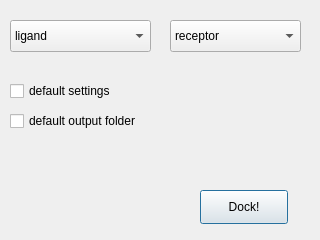
<?xml version="1.0" encoding="UTF-8"?>
<ui version="4.0">
 <class>Dialog</class>
 <widget class="QDialog" name="Dialog">
  <property name="geometry">
   <rect>
    <x>0</x>
    <y>0</y>
    <width>320</width>
    <height>240</height>
   </rect>
  </property>
  <property name="windowTitle">
   <string>Dialog</string>
  </property>
  <widget class="QComboBox" name="ligand_combobox">
   <property name="geometry">
    <rect>
     <x>10</x>
     <y>20</y>
     <width>141</width>
     <height>32</height>
    </rect>
   </property>
   <item>
    <property name="text">
     <string>ligand</string>
    </property>
   </item>
  </widget>
  <widget class="QComboBox" name="receptor_combobox">
   <property name="geometry">
    <rect>
     <x>170</x>
     <y>20</y>
     <width>131</width>
     <height>32</height>
    </rect>
   </property>
   <item>
    <property name="text">
     <string>receptor</string>
    </property>
   </item>
  </widget>
  <widget class="QCheckBox" name="settings_checkbox">
   <property name="geometry">
    <rect>
     <x>10</x>
     <y>80</y>
     <width>131</width>
     <height>22</height>
    </rect>
   </property>
   <property name="text">
    <string>default settings</string>
   </property>
  </widget>
  <widget class="QCheckBox" name="folder_checkbox">
   <property name="geometry">
    <rect>
     <x>10</x>
     <y>110</y>
     <width>151</width>
     <height>22</height>
    </rect>
   </property>
   <property name="text">
    <string>default output folder</string>
   </property>
  </widget>
  <widget class="QPushButton" name="button_dock">
   <property name="geometry">
    <rect>
     <x>200</x>
     <y>190</y>
     <width>88</width>
     <height>34</height>
    </rect>
   </property>
   <property name="text">
    <string>Dock!</string>
   </property>
  </widget>
 </widget>
 <resources/>
 <connections/>
</ui>
